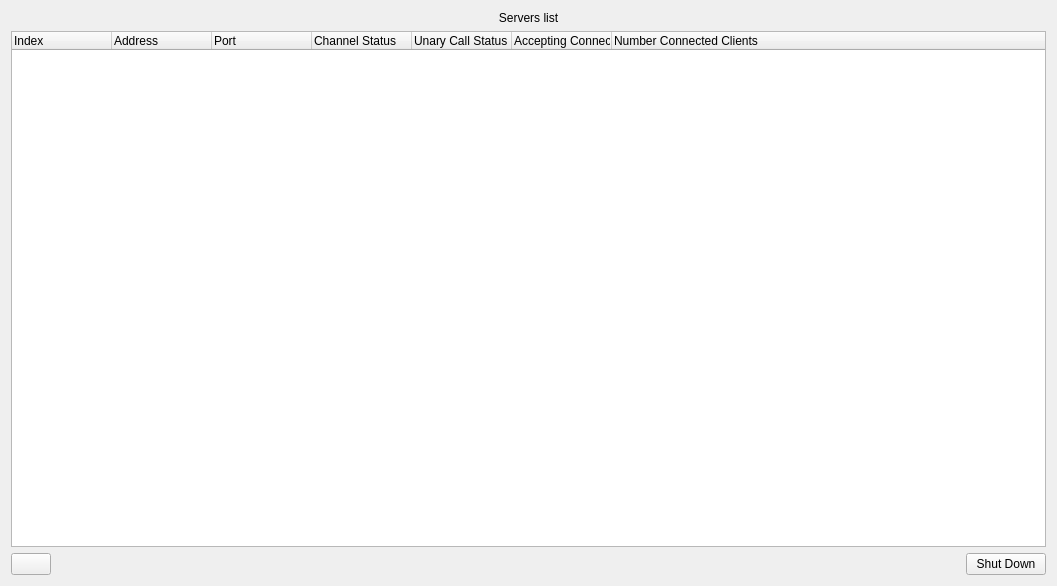
<?xml version="1.0" encoding="UTF-8"?>
<ui version="4.0">
 <class>ShutdownServers</class>
 <widget class="QWidget" name="ShutdownServers">
  <property name="geometry">
   <rect>
    <x>0</x>
    <y>0</y>
    <width>1057</width>
    <height>586</height>
   </rect>
  </property>
  <property name="windowTitle">
   <string>Shutdown Servers</string>
  </property>
  <layout class="QVBoxLayout" name="verticalLayout">
   <item>
    <widget class="QLabel" name="messageLabel">
     <property name="text">
      <string>Servers list</string>
     </property>
     <property name="alignment">
      <set>Qt::AlignCenter</set>
     </property>
    </widget>
   </item>
   <item>
    <widget class="QTreeWidget" name="serversTreeWidget">
     <property name="alternatingRowColors">
      <bool>false</bool>
     </property>
     <column>
      <property name="text">
       <string>Index</string>
      </property>
     </column>
     <column>
      <property name="text">
       <string>Address</string>
      </property>
     </column>
     <column>
      <property name="text">
       <string>Port</string>
      </property>
     </column>
     <column>
      <property name="text">
       <string>Channel Status</string>
      </property>
     </column>
     <column>
      <property name="text">
       <string>Unary Call Status</string>
      </property>
     </column>
     <column>
      <property name="text">
       <string>Accepting Connections</string>
      </property>
     </column>
     <column>
      <property name="text">
       <string>Number Connected Clients</string>
      </property>
     </column>
    </widget>
   </item>
   <item>
    <layout class="QHBoxLayout" name="horizontalLayout">
     <item>
      <widget class="QPushButton" name="refreshButton">
       <property name="text">
        <string/>
       </property>
       <property name="icon">
        <iconset resource="../../../Resources/resource.qrc">
         <normaloff>:/refresh.svg</normaloff>:/refresh.svg</iconset>
       </property>
      </widget>
     </item>
     <item>
      <spacer name="horizontalSpacer">
       <property name="orientation">
        <enum>Qt::Horizontal</enum>
       </property>
       <property name="sizeHint" stdset="0">
        <size>
         <width>40</width>
         <height>20</height>
        </size>
       </property>
      </spacer>
     </item>
     <item>
      <widget class="QPushButton" name="shutDownButton">
       <property name="text">
        <string>Shut Down</string>
       </property>
      </widget>
     </item>
    </layout>
   </item>
  </layout>
 </widget>
 <resources>
  <include location="../../../Resources/resource.qrc"/>
 </resources>
 <connections/>
</ui>
